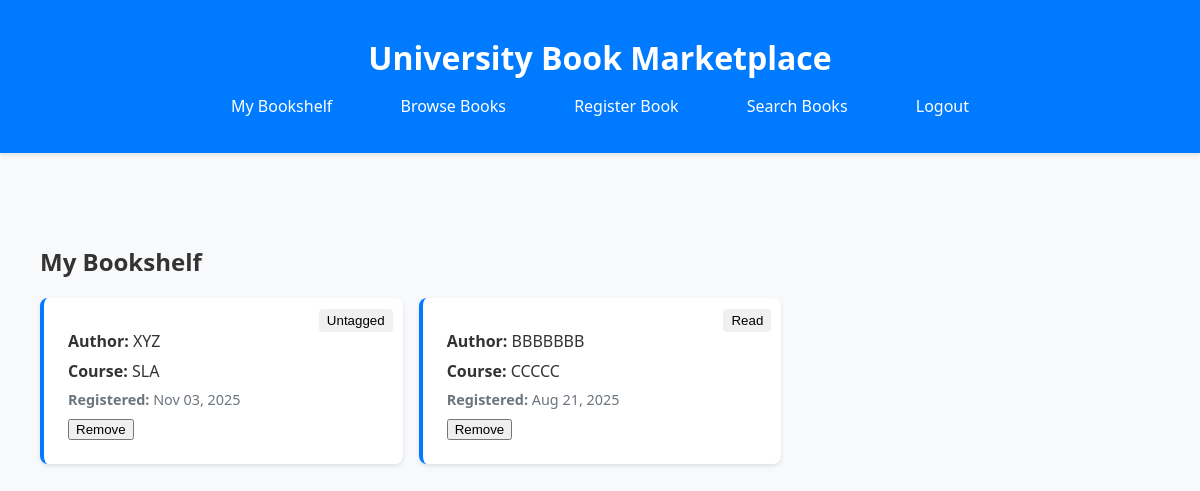
The page /bookshelves/bookshelf/ (signed in) on the database its author committed.
### bookshelves/models.py (models this page shows)
class BookshelfItem(models.Model):
    book = models.ForeignKey(Book, on_delete=models.CASCADE)
    bookshelf = models.ForeignKey(Bookshelf, on_delete=models.CASCADE)
    added_at = models.DateTimeField(auto_now_add=True)
    tag = models.CharField(
        max_length=1,
        choices=BookshelfTag.choices,
        default=BookshelfTag.UNTAGGED
    )
    class Meta:
        unique_together = ['book', 'bookshelf']

### books/models.py (models this page shows, shortened)
class Book(models.Model):
    title = models.CharField(max_length=200)
    author = models.CharField(max_length=100)
    course = models.CharField(max_length=100, help_text="University course related to this book")
    created_at = models.DateTimeField(auto_now_add=True)
    updated_at = models.DateTimeField(auto_now=True)
    class Meta:
        ordering = ['-created_at']

### bookshelves/views.py (the view)
# urls.py: path('bookshelf/', views.bookshelf_view, name='bookshelf'),
@login_required
def bookshelf_view(request):
    bookshelf, created = Bookshelf.objects.get_or_create(user=request.user)
    context = {
        'bookshelf': bookshelf,
        'tag_choices': BookshelfTag.choices,
        'tag_choices_json': json.dumps(dict(BookshelfTag.choices))
    }
    return render(request, 'bookshelves/bookshelf.html', context)

### bookshelves/templates/bookshelves/bookshelf.html (shortened to what this page needs)
{% extends 'books/base.html' %}
{% block content %}
<div class="container mt-4">
    <h2 class="mb-4">My Bookshelf</h2>
    <div style="display: grid; grid-template-columns: repeat(auto-fill, minmax(300px, 1fr)); gap: 1rem; margin-top: 1rem;">
        {% if bookshelf.books.all %}
            {% load static %}
            {% for item in bookshelf.bookshelfitem_set.all %}
            <div style="background: white; padding: 1.5rem; border-radius: 8px; box-shadow: 0 2px 4px rgba(0,0,0,0.1); border-left: 4px solid #007bff; position: relative;">
                <div style="position: absolute; top: 10px; right: 10px;">
                    <div class="tag-container" data-item-id="{{ item.id }}" style="position: relative;">
                        <button type="button" class="tag-button" style="background-color: #f0f0f0; border: none; border-radius: 4px; padding: 4px 8px; cursor: pointer;">
                            {{ item.get_tag_display }}
                        </button>
                    </div>
                </div>
                <p style="margin: 0.5rem 0;"><strong>Author:</strong> {{ item.book.author }}</p>
                <p style="margin: 0.5rem 0;"><strong>Course:</strong> {{ item.book.course }}</p>
                <p style="margin: 0.5rem 0; color: #6c757d; font-size: 0.9rem;">
                    <strong>Registered:</strong> {{ item.book.created_at|date:"M d, Y" }}
                </p>
                {% if item.book.id %}
                <form method="POST" action="{% url 'bookshelves:remove_from_bookshelf' item.book.id %}">
                    <button type="submit">Remove</button>
                </form>
                {% endif %}
            </div>
            {% endfor %}
        {% endif %}
    </div>
</div>
{% endblock %}

### books/templates/books/base.html (style rules this page uses)
body { font-family: 'Segoe UI', Tahoma, Geneva, Verdana, sans-serif; margin: 0; padding: 0; background-color: #f8f9fa; color: #333; }
.container { max-width: 1200px; margin: 0 auto; padding: 20px; }

### rows shown on the page
BookshelfItem: tag "Untagged", book.author "XYZ", book.course "SLA", book.created_at "Nov 03, 2025", shows "Remove"
BookshelfItem: tag "Read", book.author "BBBBBBB", book.course "CCCCC", book.created_at "Aug 21, 2025", shows "Remove"
